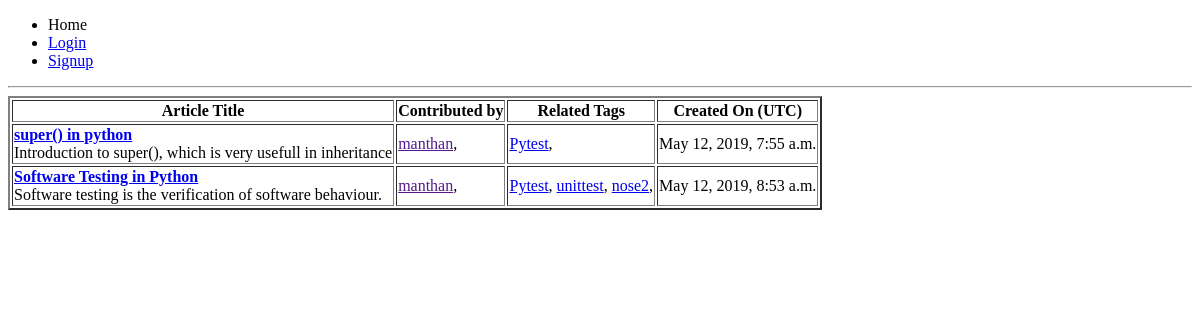
The app's page /, older data.
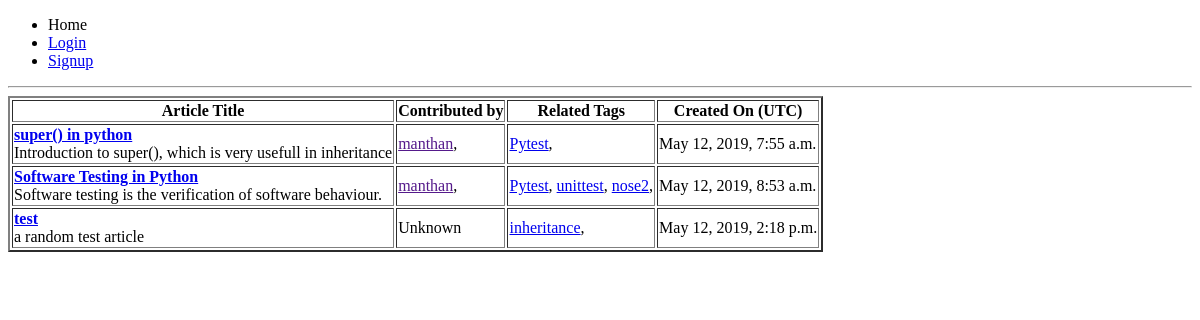
The same page, newer data.
### articles/models.py (models this page shows, shortened)
class Article(models.Model):
    title = models.CharField(max_length=50, unique=True)
    description = models.CharField(max_length=200, null=True)
    content = models.FileField(upload_to='uploaded_articles/', unique=True)
    thumbnail = models.ImageField(upload_to='uploaded_articles/')
    authors = models.ManyToManyField(User, related_name='articles_written')
    tags = models.ManyToManyField(Tag, related_name='articles_tagged')
    date_created = models.DateTimeField(auto_now_add=True,
                                        db_column='data_created')

class Tag(models.Model):
    title = models.CharField(max_length=15, unique=True)
    description = models.CharField(max_length=100)
    date_created = models.DateTimeField(auto_now_add=True)
    author = models.ForeignKey(User, on_delete=models.SET_NULL, null=True,
                               related_name='tags_created')

### articles/views.py (the view)
# urls.py: path('', views.home_view, name='home_url'),
def home_view(request):
    all_articles = Article.objects.all()
    return render(request, 'home.html', {'articles': all_articles})

### templates/home.html (shortened to what this page needs)
{% extends 'base.html' %}
{% block content %}
<table border="2">
    <thead>
    <tr>
        <th>Article Title</th>
        <th>Contributed by</th>
        <th>Related Tags</th>
        <th>Created On (UTC)</th>
    </tr>
    </thead>
    <tbody>
    {% for article in articles %}
        <tr>
            <td><strong><a href="{% url 'article_url' article.id %}">{{article.title}}</a></strong><br>
            {{article.description}}</td>
            <td>
                {% for author in article.authors.all %}
                <a href="">{{author}}</a>,
                {% empty %}
                Unknown
                {% endfor %}
            </td>
            <td>
                {% for tag in article.tags.all %}
                <a href="{% url 'tag_url' tag.id %}">{{tag.title}}</a>,
                {% empty %}
                None
                {% endfor %}
            </td>
            <td>{{article.date_created}}</td>
        </tr>
    {% endfor %}
    </tbody>
</table>
{% endblock %}

Row changes from the older to the newer data that the page shows:
added Article: title "test", description "a random test article", date_created "May 12, 2019, 2:18 p.m."
added Tag: title "inheritance", shown under "test"
